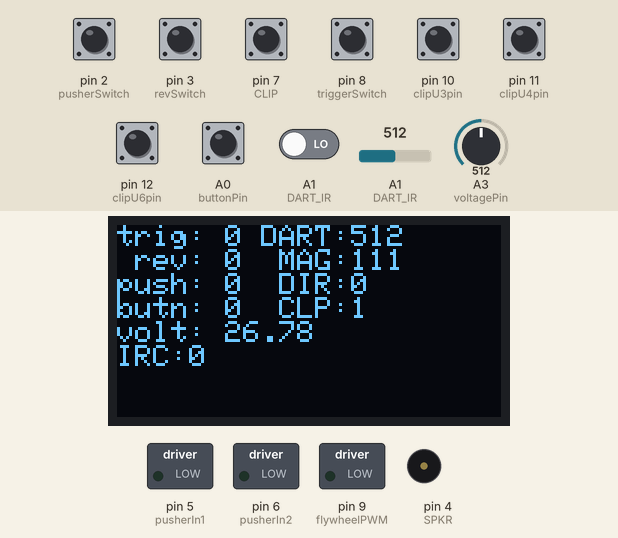
Bench run of a sketch on a simulated Arduino Uno, built with avr-gcc and run on an emulated ATmega328P. Parts: 128×64 one-colour display, switched loads named in the sketch (green lamp = pin HIGH), buzzer (waves = sounding). The test bench sets the inputs (shaded band); at power-on: pin 7 (CLIP), pin 10 (clipU3pin), pin 11 (clipU4pin), pin 12 (clipU6pin) HIGH, A0 (buttonPin), A1 (DART_IR), pin 2 (pusherSwitch), pin 3 (revSwitch), pin 8 (triggerSwitch) LOW, A3 (voltagePin) = 512, A1 (DART_IR) = 512. The display library's start-up logo is not drawn; what the sketch prints to the serial monitor is not drawn.

Above: at 1.9 s.
2.0 s: A3 (voltagePin) set to 716
At 2.7 s:
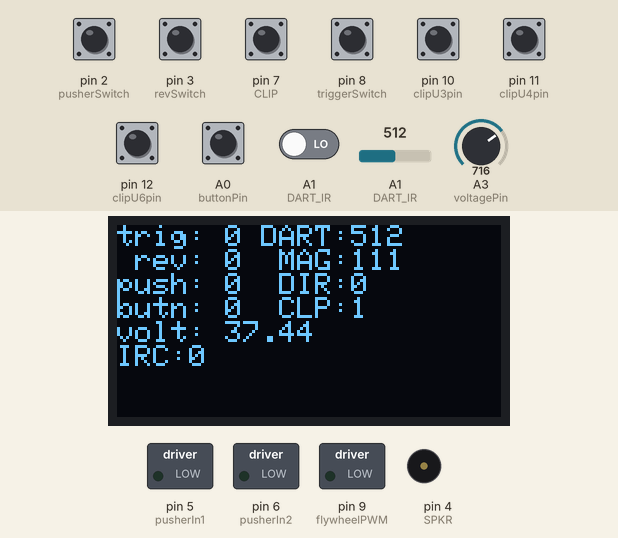
3.5 s: A1 (DART_IR) set to 716
At 4.1 s:
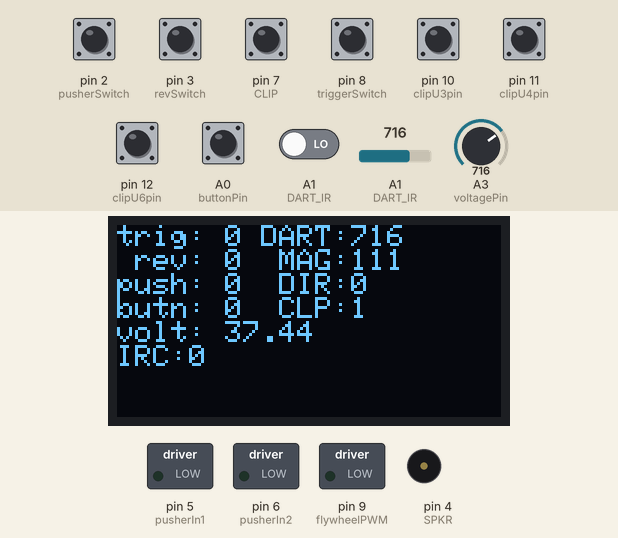
5.0 s: pin 2 (pusherSwitch) pulled HIGH for 0.15 s
At 5.18 s:
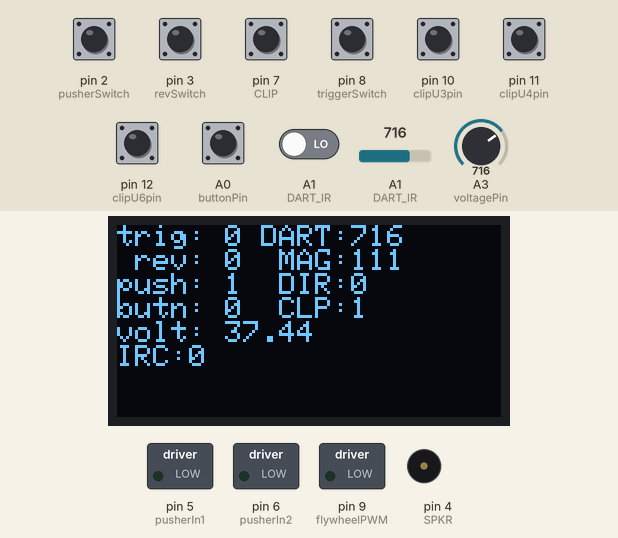
6.8 s: pin 3 (revSwitch) pulled HIGH for 1 s
At 7.3 s:
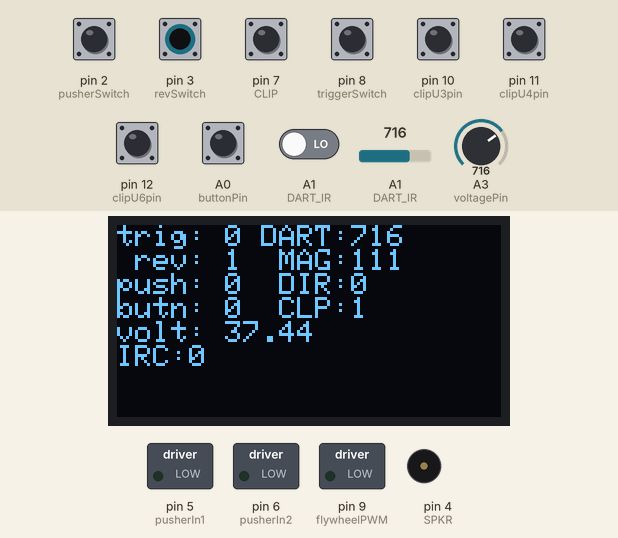
9.5 s: pin 8 (triggerSwitch) pulled HIGH for 0.15 s
At 9.7 s:
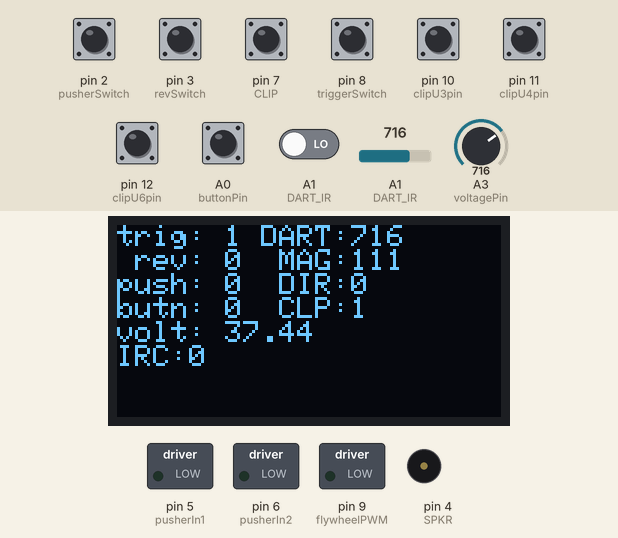
11.3 s: pin 7 (CLIP) pulled LOW for 0.15 s
At 11.46 s:
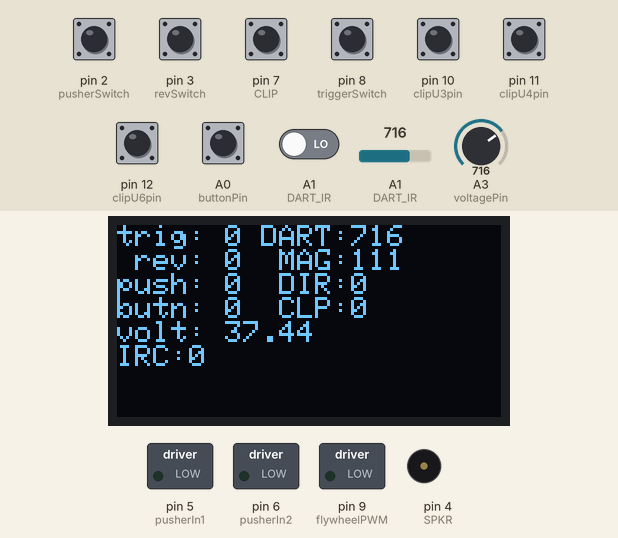
Timing chart, 0 to 14.0 s (numbered marks = the images above; inputs shaded):
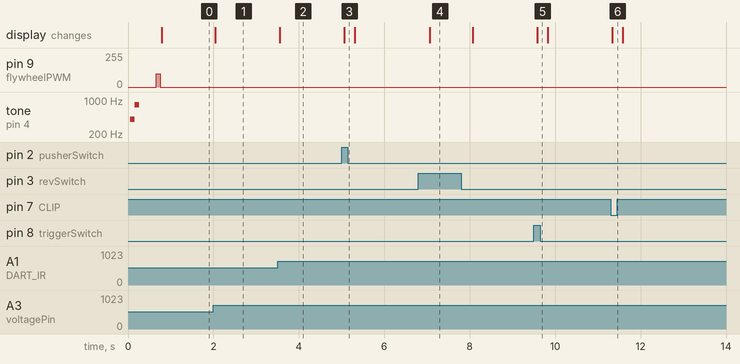

Measured:
- after the input at 2.0 s, the display: changes after 0.05 s (image 1)
- after the input at 3.5 s, the display: changes after 0.05 s (image 2)
- after the input at 5.0 s, the display: changes after 0.06 s (image 3)
- after the input at 6.8 s, the display: changes after 0.27 s (image 4)
- after the input at 9.5 s, the display: changes after 0.08 s (image 5)
- after the input at 11.3 s, the display: changes at once (image 6)

The sketch:

AS_checkout.ino
```cpp
/*


*/


#include <Wire.h>
#include <Adafruit_GFX.h>
#include <Adafruit_SSD1306.h>
#include "splash.h"

#define OLED_RESET -1
Adafruit_SSD1306 display(OLED_RESET);

float version = 0.2;

int triggerSwitch = 8;
int revSwitch = 3;
int DART_IR = A1;
int pusherSwitch = 2;
int buttonPin = A0;
int SELECT_pin = A2;
int SPKR = 4;
int CLIP = 7;

int clipU3pin = 10;
int clipU4pin = 11;
int clipU6pin = 12;

int voltagePin = A3;
float vcc = 5.0;
float vd_factor = 10.7;
float voltage = 0;

int flywheelPWM = 9;
int pusherIn1 = 5;
int pusherIn2 = 6;

long nextDisplayTime = 0;   // updates display

bool revFlag = false;       // true if rev switch pulled
bool triggerFlag = false;   // true if trigger pulled
int irc = 0;                // debug interrrupt counter

long lastPusherTime = 0;
long curPusherTime = 0;
bool lastPusherState = false;


void pciSetup(byte pin){
    // https://playground.arduino.cc/Main/PinChangeInterrupt/
    *digitalPinToPCMSK(pin) |= bit (digitalPinToPCMSKbit(pin));  // enable pin
    PCIFR  |= bit (digitalPinToPCICRbit(pin)); // clear any outstanding interrupt
    PCICR  |= bit (digitalPinToPCICRbit(pin)); // enable interrupt for the group
}


void setup() {

  Serial.begin(9600);
  pinMode(triggerSwitch, INPUT);       // Most inputs have external pull-ups or use INPUT_PULLUP
  pinMode(revSwitch, INPUT);
  pinMode(pusherSwitch, INPUT);
  pinMode(voltagePin, INPUT);
  pinMode(buttonPin, INPUT);
  pinMode(DART_IR, INPUT);
  pinMode(CLIP, INPUT_PULLUP);

  pinMode(clipU3pin, INPUT_PULLUP);          // Hall sensors have internal pullups
  pinMode(clipU4pin, INPUT_PULLUP);
  pinMode(clipU6pin, INPUT_PULLUP);

  pinMode(flywheelPWM, OUTPUT);
  pinMode(pusherIn1, OUTPUT);
  pinMode(pusherIn2, OUTPUT);
  pinMode(SPKR, OUTPUT);

  pciSetup(revSwitch);
  pciSetup(triggerSwitch);
  pciSetup(pusherSwitch);


  display.begin(SSD1306_SWITCHCAPVCC, 0x3C);  // initialize with the I2C addr 0x3D (for the 128x64)
  digitalWrite(flywheelPWM, LOW);             // not sure why needed, otherwise flywheels rev
  analogWrite(pusherIn1, 0);
  analogWrite(pusherIn2, 0);
  //display.clearDisplay();
  display.display();
  tone(SPKR, 400, 100);
  delay(100);
  tone(SPKR, 800, 100);

  delay(500);  // splash screen

  analogWrite(flywheelPWM,100);
  delay(100);
  analogWrite(flywheelPWM, 0);

  //digitalWrite(pusherIn1, HIGH);
  //delay(1000);
  digitalWrite(pusherIn1, LOW);

}


void showDisplay(){
  int x=0;
  int y=0;
  display.clearDisplay();
  display.setTextSize(1);
  display.setTextColor(WHITE);
  display.setCursor(0, 0);

  display.print("trig: ");
  display.print(digitalRead(triggerSwitch));

  display.print(" DART:");
  display.println(analogRead(DART_IR));

  display.print(" rev: ");
  display.print(digitalRead(revSwitch));

  display.print("  MAG:");
  display.print(digitalRead(clipU3pin));
  display.print(digitalRead(clipU4pin));
  display.println(digitalRead(clipU6pin));

  display.print("push: ");
  display.print(digitalRead(pusherSwitch));

  display.print("  DIR:");
  display.println(digitalRead(DART_IR));

  display.print("butn: ");
  display.print(digitalRead(buttonPin));

  display.print("  CLP:");
  display.println(digitalRead(CLIP));

  display.print("volt: ");
  display.println(voltage, 2);
  display.print("IRC:");
  display.println(irc);
  display.display();
}


ISR (PCINT0_vect){// handle pin change interrupt for D8 to D13
  //irc += 1;
  /*
  if (!digitalRead(triggerSwitch)) { // LOW if rev switch pressed
    triggerFlag = true;
  }
  else{
    triggerFlag = false;
  }
  */
}


ISR (PCINT2_vect){// handle pin change interrupt for D0 to D7
  /*
  if (!digitalRead(revSwitch)) { // LOW if rev switch pressed
    revFlag = true;
  }
  else{
    revFlag = false;
  }

  bool pusherState = digitalRead(pusherSwitch);
  if (pusherState != lastPusherState) { // pusher cycle about 160 ms on 2S
    irc += 1;
    //if(pusherState == LOW){
      lastPusherState = pusherState;
      lastPusherTime = curPusherTime;
      curPusherTime = millis();
    //}
  }
  */
}


void loop() {

  int voltValue = analogRead(voltagePin);
  voltage = voltValue / 1023.0 * vcc * vd_factor;

  if (millis() > nextDisplayTime){ // update display every quarter second
    nextDisplayTime = millis() + 250;
    showDisplay();
    Serial.print(curPusherTime - lastPusherTime);
    Serial.print(" ms,  ");
    Serial.print(voltage, 2);
    Serial.print(" v,  trig=");
    Serial.print(digitalRead(triggerSwitch));
    Serial.print(",  rev=");
    Serial.print(digitalRead(revSwitch));
    Serial.print(",  psh=");
    Serial.println(digitalRead(pusherSwitch));
  }


  if(revFlag){
    if(triggerFlag){
      //analogWrite(flywheelPWM, 125);
    }
    else{
      //analogWrite(flywheelPWM, 80);
    }
  }
  else{
    analogWrite(flywheelPWM, 0);
  }

  if(triggerFlag){
    //analogWrite(pusherIn1, 255);
    analogWrite(pusherIn2, 0);
  }
  else{
    analogWrite(pusherIn1, 0);
    analogWrite(pusherIn2, 0);
  }
}
```

Source omitted: splash.h (data table, 6187 bytes)
